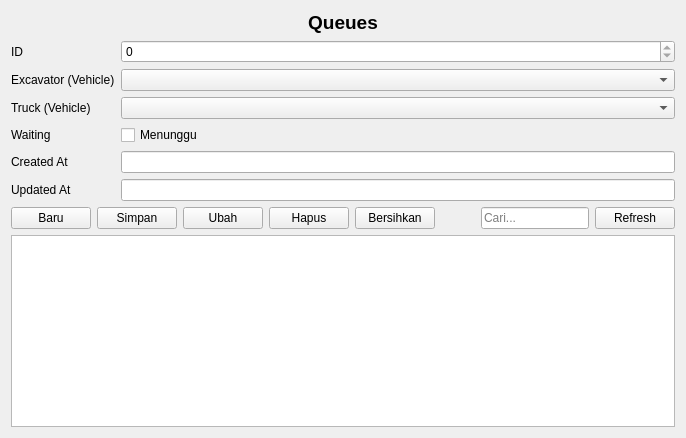
<?xml version="1.0" encoding="UTF-8"?>
<ui version="4.0">
 <class>QueuesForm</class>
 <widget class="QWidget" name="QueuesForm">
  <property name="windowTitle">
   <string>Queues</string>
  </property>
  <layout class="QVBoxLayout" name="verticalLayout">
   <item>
    <widget class="QLabel" name="titleLabel">
     <property name="text">
      <string>Queues</string>
     </property>
     <property name="alignment">
      <set>Qt::AlignHCenter</set>
     </property>
     <property name="styleSheet">
      <string notr="true">font-weight:600; font-size:14pt;</string>
     </property>
    </widget>
   </item>
   <item>
    <layout class="QFormLayout" name="formLayout">

     <item row="0" column="0">
      <widget class="QLabel" name="label_0">
       <property name="text">
        <string>ID</string>
       </property>
      </widget>
     </item>
     <item row="0" column="1">
<widget class="QSpinBox" name="spinId">
       <property name="maximum"><number>2147483647</number></property>
       <property name="readOnly"><bool>true</bool></property>
      </widget>
     </item>

     <item row="1" column="0">
      <widget class="QLabel" name="label_1">
       <property name="text">
        <string>Excavator (Vehicle)</string>
       </property>
      </widget>
     </item>
     <item row="1" column="1">
<widget class="QComboBox" name="comboExcavator"/>
     </item>

     <item row="2" column="0">
      <widget class="QLabel" name="label_2">
       <property name="text">
        <string>Truck (Vehicle)</string>
       </property>
      </widget>
     </item>
     <item row="2" column="1">
<widget class="QComboBox" name="comboTruck"/>
     </item>

     <item row="3" column="0">
      <widget class="QLabel" name="label_3">
       <property name="text">
        <string>Waiting</string>
       </property>
      </widget>
     </item>
     <item row="3" column="1">
<widget class="QCheckBox" name="checkWaiting">
       <property name="text"><string>Menunggu</string></property>
      </widget>
     </item>

     <item row="4" column="0">
      <widget class="QLabel" name="label_4">
       <property name="text">
        <string>Created At</string>
       </property>
      </widget>
     </item>
     <item row="4" column="1">
<widget class="QLineEdit" name="editCreatedAt">
       <property name="placeholderText"><string></string></property>
      </widget>
     </item>

     <item row="5" column="0">
      <widget class="QLabel" name="label_5">
       <property name="text">
        <string>Updated At</string>
       </property>
      </widget>
     </item>
     <item row="5" column="1">
<widget class="QLineEdit" name="editUpdatedAt">
       <property name="placeholderText"><string></string></property>
      </widget>
     </item>
    </layout>
   </item>
   <item>
    <layout class="QHBoxLayout" name="buttonsLayout">
     <item><widget class="QPushButton" name="btnNew"><property name="text"><string>Baru</string></property></widget></item>
     <item><widget class="QPushButton" name="btnSave"><property name="text"><string>Simpan</string></property></widget></item>
     <item><widget class="QPushButton" name="btnUpdate"><property name="text"><string>Ubah</string></property></widget></item>
     <item><widget class="QPushButton" name="btnDelete"><property name="text"><string>Hapus</string></property></widget></item>
     <item><widget class="QPushButton" name="btnClear"><property name="text"><string>Bersihkan</string></property></widget></item>
     <item><spacer name="hsp"><property name="orientation"><enum>Qt::Horizontal</enum></property>
      <property name="sizeHint" stdset="0"><size><width>40</width><height>20</height></size></property></spacer></item>
     <item><widget class="QLineEdit" name="lineSearch"><property name="placeholderText"><string>Cari...</string></property></widget></item>
     <item><widget class="QPushButton" name="btnRefresh"><property name="text"><string>Refresh</string></property></widget></item>
    </layout>
   </item>

    <item>
     <widget class="QTableView" name="tableView">
      <property name="sortingEnabled">
       <bool>true</bool>
      </property>
     </widget>
    </item>
  </layout>
 </widget>
 <resources/>
 <connections/>
</ui>
